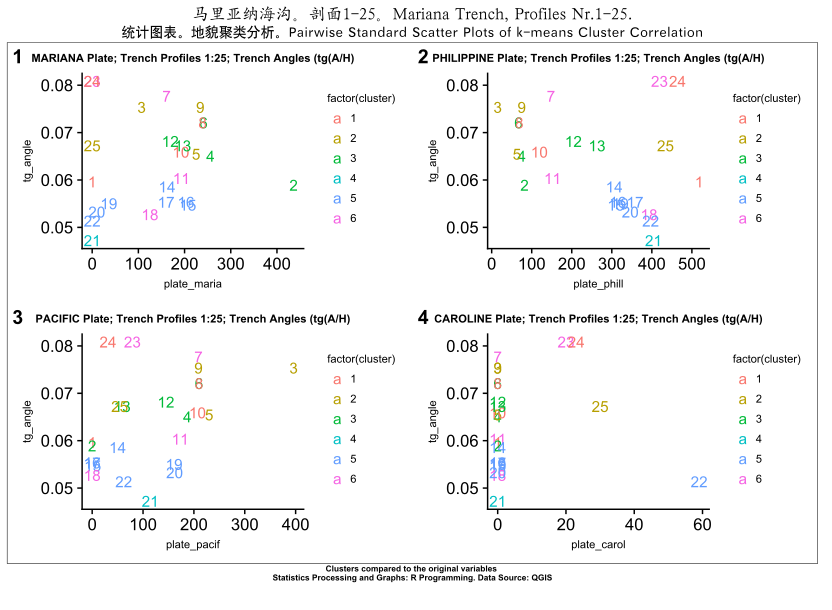

Recreate this plot in R.
# libraries: 'factoextra', 'FactoMiner' ‘zip’, ‘openxlsx’, ‘carData’, ‘pbkrtest’, ‘rio’, ‘car’, ‘flashClust’, ‘leaps’, ‘scatterplot3d’, ‘FactoMineR’, ‘ca’, ‘igraph’

# ЧАСТЬ 1: делаем data.frame с геоморфологией 
	# шаг-2. загружаем таблицу, делаем датафрейм
MorDF <- read.csv("Morphology.csv", header=TRUE, sep = ",")
head(MorDF)
summary(MorDF)

# ЧАСТЬ 2: Pairwise Standard Scatter Correlation Plots
	# шаг-2.  далем кластерный анализ с k=6 (оптимальное в данном случае)
k6MorDF <- kmeans(MorDF, centers = 6, nstart = 25) 
str(6MorDF)
k6MorDF
fviz_cluster(k6MorDF, data = MorDF)


	#  шаг-3 попарная кластеризация по двум факторам standard pairwise scatter plots to illustrate the 	clusters compared to the original variables.
		# 3.1.for Mariana Plate // для Марианской плиты + углы желоба
PairM <- MorDF %>%
  as_tibble() %>%
  mutate(cluster = k6MorDF$cluster,
         profile = row.names(MorDF)) %>%
  ggplot(aes(x = plate_maria, y = tg_angle, color = factor(cluster), label = profile)) +
  geom_text()  
		# 3.2.for Philippine Plate // для Филиппинской плиты + углы желоба
PairPh <- MorDF %>%
  as_tibble() %>%
  mutate(cluster = k6MorDF$cluster,
         profile = row.names(MorDF)) %>%
  ggplot(aes(x = plate_phill, y = tg_angle, color = factor(cluster), label = profile)) +
  geom_text()
PairPh  
  		# 3.3.for Pacific Plate //для Тихоокеанской плиты + углы желоба
PairPc<- MorDF %>%
  as_tibble() %>%
  mutate(cluster = k6MorDF$cluster,
         profile = row.names(MorDF)) %>%
  ggplot(aes(x = plate_pacif, y = tg_angle, color = factor(cluster), label = profile)) +
  geom_text()
PairPc   
  		# 3.4.for Caroline Plate //для Тихоокеанской плиты + углы желоба
PairC<- MorDF %>%
  as_tibble() %>%
  mutate(cluster = k6MorDF$cluster,
         profile = row.names(MorDF)) %>%
  ggplot(aes(x = plate_carol, y = tg_angle, color = factor(cluster), label = profile)) +
  geom_text()

	# шаг-4. подписываем каждый график
p1<- PairM + ggtitle("MARIANA Plate; Trench Profiles 1:25; Trench Angles (tg(A/H)") + theme(plot.title = element_text(size = 8), legend.title = element_text(size=8), legend.text = element_text(colour="black", size = 8), axis.title = element_text(size = 8))
p2<- PairPh + ggtitle("PHILIPPINE Plate; Trench Profiles 1:25; Trench Angles (tg(A/H)") + theme(plot.title = element_text(size = 8), legend.title = element_text(size=8), legend.text = element_text(colour="black", size = 8), axis.title = element_text(size = 8))
p3<- PairPc + ggtitle("PACIFIC Plate; Trench Profiles 1:25; Trench Angles (tg(A/H)") + theme(plot.title = element_text(size = 8), legend.title = element_text(size=8), legend.text = element_text(colour="black", size = 8), axis.title = element_text(size = 8))
p4<- PairC + ggtitle("CAROLINE Plate; Trench Profiles 1:25; Trench Angles (tg(A/H)") + theme(plot.title = element_text(size = 8), legend.title = element_text(size=8), legend.text = element_text(colour="black", size = 8), axis.title = element_text(size = 8))

	# шаг-5. располагаем 4 графика на одной стр.

Pair_figure <-plot_grid(p1, p2, p3, p4, labels = c("1", "2", "3", "4"), ncol = 2, nrow = 2)
	
	# шаг-6. добавляем к ним общий заголовок, подзаголовок и нижнюю сноску.
PairwisePlates <- Pair_figure +								
	labs(title="马里亚纳海沟。剖面1-25。Mariana Trench, Profiles Nr.1-25.", 
	subtitle = "统计图表。地貌聚类分析。Pairwise Standard Scatter Plots of k-means Cluster Correlation",
	caption = "Clusters compared to the original variables \nStatistics Processing and Graphs: R Programming. Data Source: QGIS") +
	theme(
		plot.margin = margin(5, 10, 20, 5),
		plot.title = element_text(margin = margin(t = 0, r = 20, b = 5, l = 0), family = "Kai", face = "bold", size = 12), # китайский шрифт "Кай"
		plot.subtitle = element_text(margin = margin(t = 0, r = 20, b = 4, l = 0), family = "Hei", face = "bold", size = 10), # китайский шрифт "Хэй"
		plot.caption = element_text(face = 2, size = 6),
		panel.background=ggplot2::element_rect(fill = "white"),
		legend.justification = "bottom", 
		legend.position = "bottom",
		legend.box.just = "right",
		legend.direction = "horizontal",
		legend.box = "horizontal",
		legend.box.background = element_rect(colour = "honeydew4",size=0.2),
		legend.background = element_rect(fill = "white"),
		legend.key.width = unit(1,"cm"),
		legend.key.height = unit(.5,"cm"),
		legend.spacing.x = unit(.2,"cm"),
		legend.spacing.y = unit(.1,"cm"),
		legend.text = element_text(colour="black", size=6, face=1),
		legend.title = element_text(colour="black", size=6, face=1))
PairwisePlates
 

fit <- kmeans(MorDF, 5)
library(cluster) 

fit2<- clusplot(MorDF, fit$cluster, color=TRUE, shade=TRUE, 
   labels=2, lines=0)
library(fpc) 
plotcluster(MorDF, fit$cluster) 

set.seed(123)
